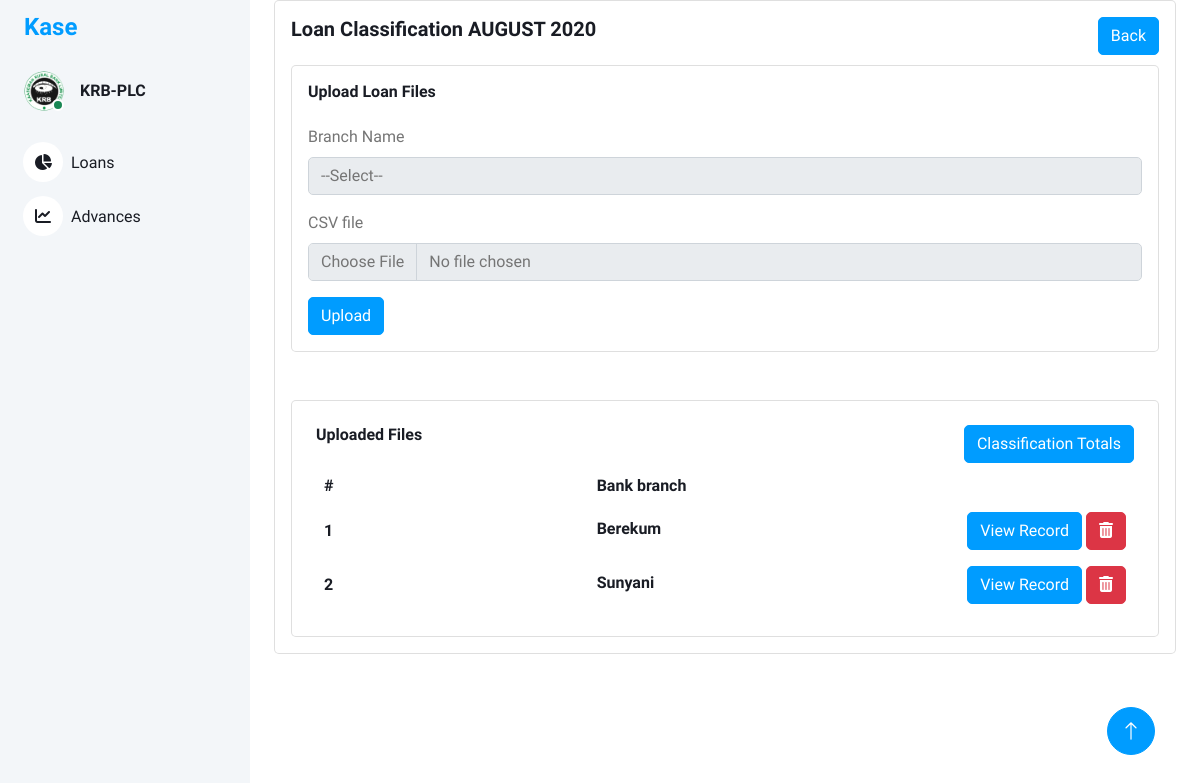
/loan_classification_upload/1, run on an earlier commit of the app's database.
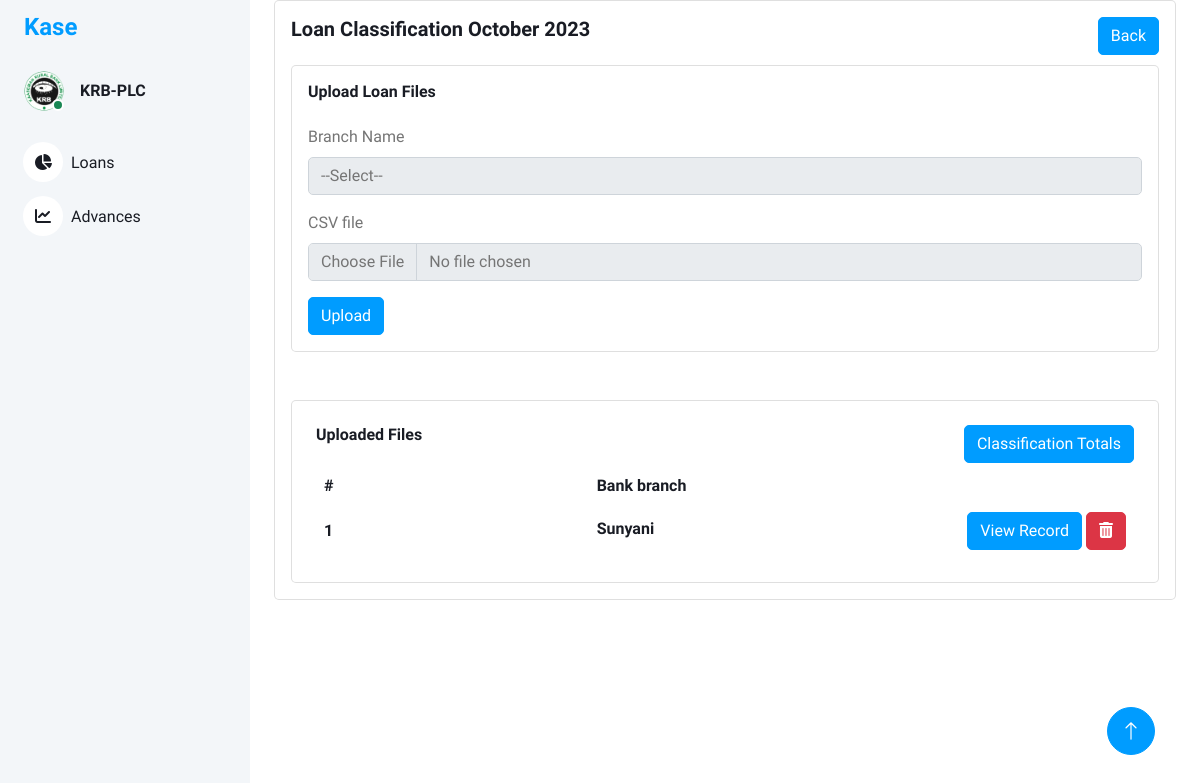
And on a later commit of the database.
### models/loan_classification.py (models this page shows, shortened)
class LoanClassification(db.Model):
    id = db.Column(db.Integer, primary_key=True)
    loan_classification_name = db.Column(db.String(100), nullable=False)
    loan_classification_desc = db.Column(db.String(100), nullable=True)

### models/loan_classification_files.py (models this page shows, shortened)
class LoanClassificationFiles(db.Model):
    id = db.Column(db.Integer, primary_key=True)
    branch_name = db.Column(db.String(100), nullable=False)
    loan_class_id = db.Column(db.String(100), nullable=True)
    filename = db.Column(db.String(100), nullable=True)

### views/loan_classification.py (the view)
@bp.route('/loan_classification_upload/<int:id>', methods=['GET'])
def loan_classification_uploads(id):
    loan_classification_uploads = LoanClassificationFiles.query.filter_by(loan_class_id=id).all()
    serialized_loan_classification_uploads = []
    for classification in loan_classification_uploads:
        serialized_loan_classification_uploads.append({
            'id': classification.id,
            'branch_name': classification.branch_name,
        })
    loan_classifications = LoanClassification.query.filter_by(id=id).all()  # Retrieve all loan classifications from the database
    return render_template('loan_classification_uploads.html',loan_class_uploads=serialized_loan_classification_uploads,loan_class_id=id,loan_class_date=loan_classifications[0].loan_classification_name)

### templates/loan_classification_uploads.html (shortened to what the changed rows need)
<!DOCTYPE html>
<html lang="en">
<head>
    <link href="https://cdnjs.cloudflare.com/ajax/libs/font-awesome/5.10.0/css/all.min.css" rel="stylesheet">
    <link href="https://cdn.jsdelivr.net/npm/bootstrap-icons@1.4.1/font/bootstrap-icons.css" rel="stylesheet">
    <link href="{{ url_for('static', filename='lib/owlcarousel/assets/owl.carousel.min.css') }}" rel="stylesheet">
    <link href="{{ url_for('static', filename='lib/tempusdominus/css/tempusdominus-bootstrap-4.min.css') }}"
        rel="stylesheet" />
    <link href="{{ url_for('static',filename='css/bootstrap.min.css') }}" rel="stylesheet">
    <link href="{{ url_for('static', filename='css/style.css') }}" rel="stylesheet">
    <link rel="stylesheet" href="https://cdnjs.cloudflare.com/ajax/libs/font-awesome/6.0.0-beta3/css/all.min.css">
</head>
<body>
    <div class="container-xxl position-relative bg-white d-flex p-0">
        <div class="content">
            <div class="container-fluid">
                <div class="container-fluid">
                    <div class="card">
                        <div class="card-body">
                             <div class="d-flex justify-content-between">
                                        <div>
                                            <h5 class="card-title fw-semibold mb-4">Loan Classification {{ loan_class_date }}</h5>
                                        </div>
                                    </div>
                            <br>
                            <br>
                            <div class="card w-100">
                                <div class="card-body p-4">
                                    <div class="table-responsive">
                                        <table class="table table-auto text-nowrap mb-0 align-middle">
                                            <thead class="text-dark fs-4">
                                                <tr>
                                                    <th class="border-bottom-0 col">
                                                        <h6 class="fw-semibold mb-0">#</h6>
                                                    </th>
                                                    <th class="border-bottom-0 col">
                                                        <h6 class="fw-semibold mb-0">Bank branch</h6>
                                                    </th>
                                                    <th class="border-bottom-0 col">
                                                    </th>
                                                </tr>
                                            </thead>
                                            <tbody>
                                                {% for classification in loan_class_uploads %}
                                                <tr>
                                                    <td class="border-bottom-0">
                                                        <h6 class="fw-semibold mb-0">{{ loop.index }}</h6>
                                                    </td>
                                                    <td class="border-bottom-0">
                                                        <h6 class="fw-semibold mb-1">{{ classification.branch_name }}</h6>
                                                    </td>
                                                    <td class="border-bottom-0">
                                                        <a class="btn btn-primary">View Record</a>
                                                        <a class="btn btn-danger"><i class="fas fa-trash-alt"></i></a>
                                                    </td>
                                                </tr>
                                                {% endfor %}
                                            </tbody>
                                        </table>
                                    </div>
                                </div>
                            </div>
                        </div>
                    </div>
                </div>
            </div>
        </div>
    </div>
</body>
</html>

What changed in the data, as far as the page shows it:
removed LoanClassificationFiles: branch_name "Berekum"
changed LoanClassification: loan_classification_name "AUGUST 2020" → "October 2023"
